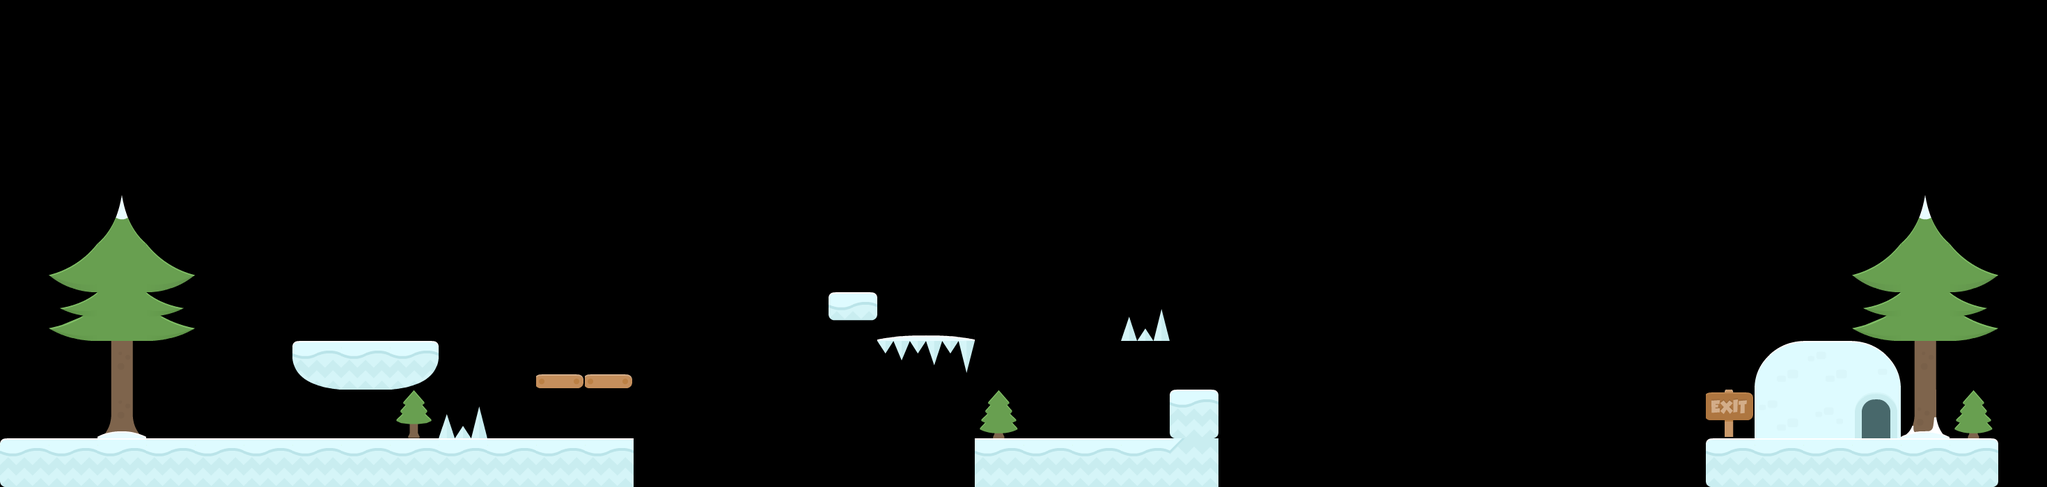

This game map was drawn from its Tiled (.tmx) file and the tilesets committed beside it. A one-line description and the full map source follow:
An orthogonal 42x10 tile map with 70x70 px tiles, 1 tile layer (块层 1), 5 tilesets and 54 objects (17x iceWater, 12x spike, 9x platform, 6x tempPlatform, 4x coin, ...).

<map version="1.2" tiledversion="1.2.3" orientation="orthogonal" renderorder="right-down" width="42" height="10" tilewidth="70" tileheight="70" infinite="0" nextlayerid="6" nextobjectid="133">
 <properties>
  <property name="bgImageName" value="ice_forest.png" />
  <property name="star1time" type="float" value="27" />
 </properties>
 <tileset firstgid="1" name="base_w70_h70_s2" tilewidth="70" tileheight="70" spacing="2" margin="2" tilecount="156" columns="12">
  <image source="base_70_s2.png" width="914" height="936" />
 </tileset>
 <tileset firstgid="157" name="building_w70_h70_s0" tilewidth="70" tileheight="70" tilecount="98" columns="14">
  <image source="building_70_s0.png" width="980" height="490" />
 </tileset>
 <tileset firstgid="255" name="candy_w70_h70_s0" tilewidth="70" tileheight="70" tilecount="98" columns="14">
  <image source="candy_70_s0.png" width="980" height="490" />
 </tileset>
 <tileset firstgid="353" name="ice_w70_h70_s0" tilewidth="70" tileheight="70" tilecount="98" columns="14">
  <image source="ice_70_s0.png" width="980" height="490" />
 </tileset>
 <tileset firstgid="451" name="industry_w70_h70_s0" tilewidth="70" tileheight="70" tilecount="98" columns="14">
  <image source="industry_70_s0.png" width="980" height="490" />
 </tileset>
 <layer id="5" name="块层 1" width="42" height="10">
  <data encoding="csv">
0,0,0,0,0,0,0,0,0,0,0,0,0,0,0,0,0,0,0,0,0,0,0,0,0,0,0,0,0,0,0,0,0,0,0,0,0,0,0,0,0,0,
0,0,0,0,0,0,0,0,0,0,0,0,0,0,0,0,0,0,0,0,0,0,0,0,0,0,0,0,0,0,0,0,0,0,0,0,0,0,0,0,0,0,
0,0,0,0,0,0,0,0,0,0,0,0,0,0,0,0,0,0,0,0,0,0,0,0,0,0,0,0,0,0,0,0,0,0,0,0,0,0,0,0,0,0,
0,0,0,0,0,0,0,0,0,0,0,0,0,0,0,0,0,0,0,0,0,0,0,0,0,0,0,0,0,0,0,0,0,0,0,0,0,0,0,0,0,0,
0,0,437,0,0,0,0,0,0,0,0,0,0,0,0,0,0,0,0,0,0,0,0,0,0,0,0,0,0,0,0,0,0,0,0,0,0,0,0,437,0,0,
0,431,432,433,0,0,0,0,0,0,0,0,0,0,0,0,0,0,0,0,0,0,0,0,0,0,0,0,0,0,0,0,0,0,0,0,0,0,431,432,433,0,
0,445,446,447,0,0,0,0,0,0,0,0,0,0,0,0,0,361,382,384,0,0,0,399,0,0,0,0,0,0,0,0,0,0,0,0,0,0,445,446,447,0,
0,0,426,0,0,0,358,356,372,0,0,16,16,0,0,0,0,0,397,396,0,0,0,0,0,0,0,0,0,0,0,0,0,0,0,0,392,393,394,426,0,0,
0,0,425,0,0,0,0,0,450,399,0,0,0,0,0,0,0,0,0,0,436,0,0,0,354,0,0,0,0,0,0,0,0,0,0,65,406,407,408,439,436,0,
355,356,356,356,356,356,356,356,356,356,356,356,356,0,0,0,0,0,0,0,356,356,356,356,374,0,0,0,0,0,0,0,0,0,0,355,356,356,356,356,357,0
</data>
 </layer>
 <objectgroup id="2" name="对象层 1">
  <object id="11" type="platform" x="0" y="629.5" width="910.5" height="70" />
  <object id="12" type="platform" x="1401" y="628.667" width="278" height="70.6667" />
  <object id="14" type="platform" x="2449.34" y="628.667" width="422.333" height="72" />
  <object id="22" type="tempPlatform" x="1796.33" y="519.333" width="70" height="40" />
  <object id="25" type="tempPlatform" x="1923" y="468.001" width="70" height="40" />
  <object id="28" type="doorBot" x="2674.34" y="571.667" width="41.3333" height="59.2122" />
  <object id="29" type="exitSign" x="2449.34" y="556.667" width="67.3333" height="66.6667" />
  <object id="30" type="platform" x="1680" y="560" width="70" height="70" />
  <object id="47" type="tempPlatform" x="2049.33" y="524.667" width="70" height="40" />
  <object id="49" type="tempPlatform" x="2170" y="490" width="70" height="40" />
  <object id="50" type="platform" x="423.333" y="488.667">
   <polygon points="0,0 202.667,0.666667 198.667,43.3333 170.788,66.4848 50.6667,68 14,53.3333 -3.33333,30" />
  </object>
  <object id="57" type="spike" x="629.636" y="628.909">
   <polygon points="0,0 11.2727,-34.9091 22.9091,-1.63636" />
  </object>
  <object id="58" type="spike" x="653.455" y="628.727">
   <polygon points="0,0 10.5455,-16.9091 21.8182,-0.727273" />
  </object>
  <object id="59" type="spike" x="677.273" y="628.182">
   <polygon points="0,0 11.0909,-42.9091 21.6364,0" />
  </object>
  <object id="63" type="spike" x="1260.55" y="491.273">
   <polygon points="0,0 22.1818,-0.909091 12.5455,15.4545" />
  </object>
  <object id="64" type="spike" x="1284" y="491.273">
   <polygon points="0,0 10.5455,26.1818 21.8182,-1.63636" />
  </object>
  <object id="65" type="spike" x="1308.36" y="490.727">
   <polygon points="0,0 22,0.181818 9.81818,16.5455" />
  </object>
  <object id="66" type="spike" x="1331.82" y="492.182">
   <polygon points="0,0 9.63636,30.9091 19.6364,-1.27273" />
  </object>
  <object id="67" type="spike" x="1354.55" y="491.273">
   <polygon points="0,0 10.1818,16.7273 21.6364,-1.09091" />
  </object>
  <object id="68" type="spike" x="1378.18" y="491.273">
   <polygon points="0,0 21.6364,-1.45455 10.7273,43.2727" />
  </object>
  <object id="86" type="movePlatform" x="981" y="243.5">
   <properties>
    <property name="isHor" type="bool" value="false" />
    <property name="millis" type="int" value="2500" />
    <property name="speed" type="int" value="130" />
   </properties>
   <point />
  </object>
  <object id="88" type="platform" x="1260" y="490.545">
   <polygon points="0,0 49.6364,-8.72727 89.0909,-8.90909 140.182,-2.54545" />
  </object>
  <object id="90" type="button" x="2240" y="402">
   <point />
  </object>
  <object id="91" type="doorTop" x="2675" y="555" width="39.3333" height="16" />
  <object id="92" type="tempPlatform" x="2240" y="490" width="70" height="40" />
  <object id="93" type="platform" x="768.25" y="538.5" width="140.5" height="19.75" />
  <object id="94" type="movePlatform" x="1304.33" y="368.583">
   <properties>
    <property name="isHor" type="bool" value="true" />
    <property name="millis" type="int" value="1300" />
    <property name="speed" type="int" value="80" />
   </properties>
   <point />
  </object>
  <object id="95" type="platform" x="1609.54" y="488.104" width="70.6667" height="1.66667" />
  <object id="97" type="spike" x="1612" y="486.862">
   <polygon points="0,0 10.5455,-32 21.0909,-0.727273" />
  </object>
  <object id="100" type="spike" x="1636.91" y="486.316">
   <polygon points="0,0 8.54545,-13.8182 18.7273,0.363636" />
  </object>
  <object id="101" type="spike" x="1659.27" y="487.589">
   <polygon points="0,0 9.45455,-43.8182 20.3636,-1.81818" />
  </object>
  <object id="102" type="coin" x="1554.33" y="252.667">
   <point />
  </object>
  <object id="104" type="coin" x="651" y="402.167">
   <point />
  </object>
  <object id="106" type="coin" x="1399.67" y="417.333">
   <point />
  </object>
  <object id="107" type="coin" x="1686.67" y="372.667">
   <point />
  </object>
  <object id="113" type="platform" x="1189.25" y="420" width="70" height="40.5" />
  <object id="114" type="iceWater" x="910" y="630">
   <point />
  </object>
  <object id="115" type="iceWater" x="980" y="630">
   <point />
  </object>
  <object id="116" type="iceWater" x="1050" y="630">
   <point />
  </object>
  <object id="117" type="iceWater" x="1120" y="630">
   <point />
  </object>
  <object id="118" type="iceWater" x="1190" y="630">
   <point />
  </object>
  <object id="119" type="iceWater" x="1260" y="630">
   <point />
  </object>
  <object id="120" type="iceWater" x="1330" y="630">
   <point />
  </object>
  <object id="121" type="tempPlatform" x="312.5" y="554.5" width="70" height="40" />
  <object id="122" type="iceWater" x="1750" y="630">
   <point />
  </object>
  <object id="123" type="iceWater" x="1820" y="630">
   <point />
  </object>
  <object id="124" type="iceWater" x="1890" y="630">
   <point />
  </object>
  <object id="125" type="iceWater" x="1960" y="630">
   <point />
  </object>
  <object id="126" type="iceWater" x="2030" y="630">
   <point />
  </object>
  <object id="127" type="iceWater" x="2100" y="630">
   <point />
  </object>
  <object id="128" type="iceWater" x="2170" y="630">
   <point />
  </object>
  <object id="129" type="iceWater" x="2240" y="630">
   <point />
  </object>
  <object id="130" type="iceWater" x="2310" y="630">
   <point />
  </object>
  <object id="131" type="iceWater" x="2380" y="630">
   <point />
  </object>
 </objectgroup>
</map>
